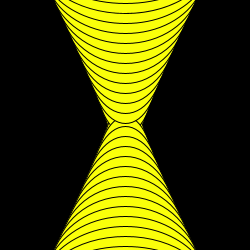
Frame 1 (no input)
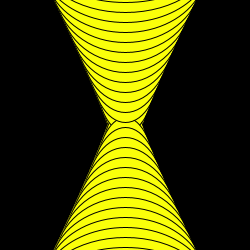
Frame 60 (the mouse pressed at the canvas centre just before this capture)
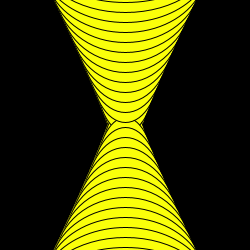
Frame 120 (the mouse held since frame 60 and released just before this capture)

The Processing sketch that drew these frames (run headless with seeded random() and noise(); from frame 60 on, the mouse is pressed at the canvas centre):

// Processing sketch: processing_53227
// ── processing_53227.pde

//SPLIT (watch entire thing)

//defining variable(g)
float g =1;
//defining variable(h)
float h =1;
//defining the loop value
float j;
 
void setup(){
  size(250, 250);
  background(0);
  smooth();

}
 
void draw(){
  //speed of loop colors / rectangles / frame rate on screen...
  frameRate(500);
  
   //rectangles are being made
   for(j=1.0; j>-50; j-=1){
   growing_shape(g+j*10);
   }
   
   //the rate the rects are being expanded
  g+=1;
  
 if (g>800){
   
   background(0);
   
   g=-1.0;
    
 }
}

void growing_shape(float g){

ellipseMode(CENTER);

  //colour of rectangles
  fill(250, 255, 10);
 

//top
ellipse(125,g+130,g,125);
//bottom 
ellipse(125,-g+120,g,125);


}
